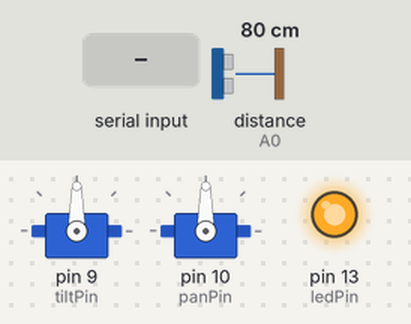
The sketch below on a simulated Arduino Uno, built with avr-gcc and run on an emulated ATmega328P. Parts: 2 × servo, output pins drawn as LEDs (lit = HIGH). The test bench sets the inputs (shaded band); at power-on: distance to the obstacle (sensor on A0) 80 cm. What the sketch prints to the serial monitor is not drawn.

Above: at 1.6 s.
1.7 s: "<90,45>" received over Serial
At 2.5 s:
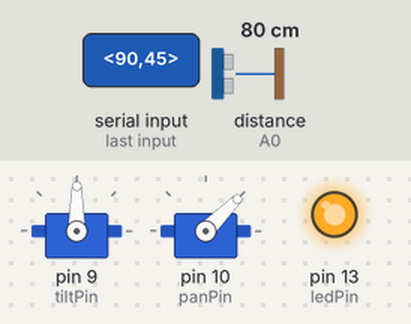
3.2 s: "<30,150>" received over Serial
At 3.6 s:
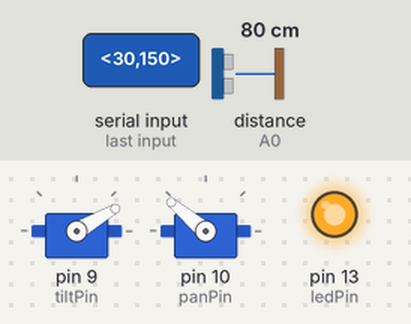
4.7 s: "<5>" received over Serial
At 5.9 s:
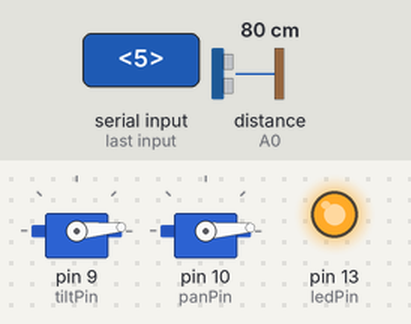
6.2 s: "<90>" received over Serial
At 7.1 s:
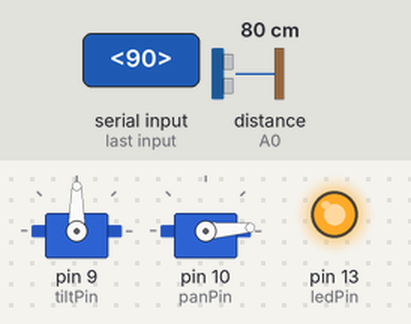
7.7 s: "<200>" received over Serial
At 8.2 s:
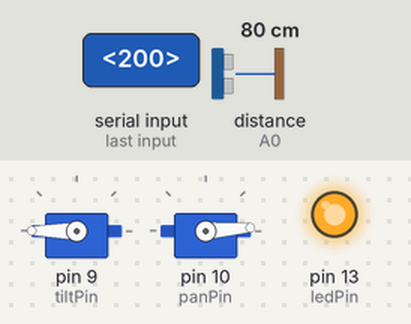
9.2 s: "<1,90>" received over Serial
At 10.6 s:
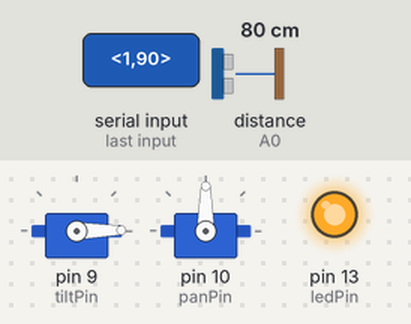
Timing chart, 0 to 11.7 s (numbered marks = the images above; inputs shaded):
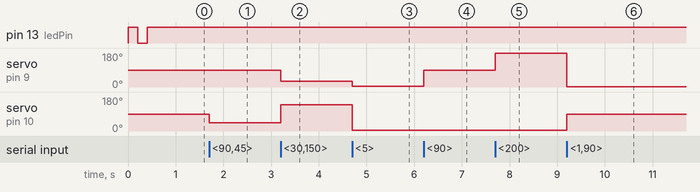

Measured:
- after the input at 1.7 s, servo on pin 10 (panPin): 90° → 45° at once
- after the input at 3.2 s, servo on pin 9 (tiltPin): 90° → 30° at once; servo on pin 10 (panPin): 45° → 140° at once
- after the input at 4.7 s, servo on pin 9 (tiltPin): 30° → 5° at once; servo on pin 10 (panPin): 140° → 4° at once
- after the input at 6.2 s, servo on pin 9 (tiltPin): 5° → 90° at once
- after the input at 7.7 s, servo on pin 9 (tiltPin): 90° → 180° at once
- after the input at 9.2 s, servo on pin 9 (tiltPin): 180° → 1° at once; servo on pin 10 (panPin): 4° → 90° at once

The sketch:

Arduino_RasPi_Bidirectional_Communication.ino
```cpp
#include <Servo.h>
#include <SharpIR.h>
#define ir A0
#define model 1080
#define tiltPin 9
#define panPin 10

Servo tiltServo;
Servo panServo;
SharpIR SharpIR(ir, model);

int tiltAngle = 0;
int panAngle = 0;
int dis = 0;

const byte numChars = 64;
char tiltR[numChars];
char panR[numChars];
String tiltRS;
String panRS;
boolean newData = false;

byte ledPin = 13;   // the onboard LED

//===============

void setup() {
    Serial.begin(115200);
    tiltServo.attach(tiltPin);
    panServo.attach(panPin);
    pinMode(ledPin, OUTPUT);
    digitalWrite(ledPin, HIGH);
    delay(200);
    digitalWrite(ledPin, LOW);
    delay(200);
    digitalWrite(ledPin, HIGH);
    Serial.println("<Arduino is ready>");
}

//===============

void loop() {
    recvWithStartEndMarkers();
    replyToPython();
}
//===============

void recvWithStartEndMarkers() {
    static boolean recvInProgress = false;
    static boolean commaFound = false;
    static byte ndx = 0;
    char startMarker = '<';
    char endMarker = '>';
    char comma = ',';
    char rc;

    while (Serial.available() > 0 && newData == false) {
        rc = Serial.read();

        if (recvInProgress == true) {
            if (rc != endMarker) {
                if(rc != comma && !commaFound)
                  tiltR[ndx] = rc;
                else if(rc != comma && commaFound)
                  panR[ndx] = rc;
                if(rc == comma){
                  commaFound = true;
                  tiltR[ndx] = '\0';
                  ndx = 0;
                }
                else ndx++;
                if (ndx >= numChars) {
                    ndx = numChars - 1;
                }
            }else {
                panR[ndx] = '\0'; // terminate the string
                tiltRS = tiltR;
                tiltAngle = tiltRS.toInt();
                if(tiltAngle<0) tiltAngle = 0;
                if(tiltAngle>180) tiltAngle = 180;
                tiltServo.write(tiltAngle);
                panRS = panR;
                panAngle = panRS.toInt();
                if(panAngle<4) panAngle = 4;
                if(panAngle>140) panAngle = 140;
                panServo.write(panAngle);
                recvInProgress = false;
                commaFound= false;
                ndx = 0;
                newData = true;
                memset(panR, 0, sizeof(panR));
                memset(tiltR, 0, sizeof(tiltR));
            }
        }else if (rc == startMarker) {
            recvInProgress = true;
        }

    }
}

//===============

void replyToPython() {
    if (newData == true) {
      dis=SharpIR.distance();
      if(dis > 80) dis = 80;
      if(dis < 10 ) dis = 10;
      Serial.print('<');
      Serial.print(dis);
      Serial.print(',');
      Serial.print(tiltRS);
      Serial.print(',');
      Serial.print(panRS);
      Serial.print(',');
      Serial.print(millis());
      Serial.print('>');
      newData = false;
    }
}
```
